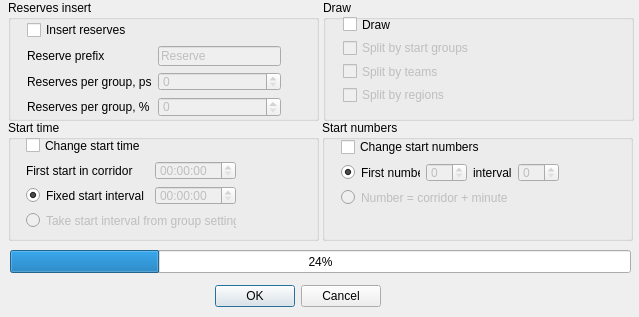
<?xml version="1.0" encoding="UTF-8"?>
<ui version="4.0">
 <class>start_preparation_dialog</class>
 <widget class="QDialog" name="start_preparation_dialog">
  <property name="geometry">
   <rect>
    <x>0</x>
    <y>0</y>
    <width>639</width>
    <height>317</height>
   </rect>
  </property>
  <property name="windowTitle">
   <string>Dialog</string>
  </property>
  <widget class="QDialogButtonBox" name="button_box">
   <property name="geometry">
    <rect>
     <x>40</x>
     <y>280</y>
     <width>341</width>
     <height>32</height>
    </rect>
   </property>
   <property name="orientation">
    <enum>Qt::Horizontal</enum>
   </property>
   <property name="standardButtons">
    <set>QDialogButtonBox::Cancel|QDialogButtonBox::Ok</set>
   </property>
  </widget>
  <widget class="QGroupBox" name="reserve_group_box">
   <property name="geometry">
    <rect>
     <x>8</x>
     <y>0</y>
     <width>311</width>
     <height>121</height>
    </rect>
   </property>
   <property name="title">
    <string>Reserves insert</string>
   </property>
   <widget class="QWidget" name="">
    <property name="geometry">
     <rect>
      <x>19</x>
      <y>20</y>
      <width>254</width>
      <height>97</height>
     </rect>
    </property>
    <layout class="QFormLayout" name="reserve_layout">
     <item row="1" column="0">
      <widget class="QLabel" name="reserve_prefix_label">
       <property name="text">
        <string>Reserve prefix</string>
       </property>
      </widget>
     </item>
     <item row="1" column="1">
      <widget class="QLineEdit" name="lineEdit">
       <property name="enabled">
        <bool>false</bool>
       </property>
       <property name="text">
        <string>Reserve</string>
       </property>
      </widget>
     </item>
     <item row="2" column="0">
      <widget class="QLabel" name="reserve_group_count_label">
       <property name="text">
        <string>Reserves per group, ps</string>
       </property>
      </widget>
     </item>
     <item row="2" column="1">
      <widget class="QSpinBox" name="reserve_group_count_spin_box">
       <property name="enabled">
        <bool>false</bool>
       </property>
      </widget>
     </item>
     <item row="3" column="0">
      <widget class="QLabel" name="reserve_group_percent_label">
       <property name="text">
        <string>Reserves per group, %</string>
       </property>
      </widget>
     </item>
     <item row="3" column="1">
      <widget class="QSpinBox" name="reserve_group_percent_spin_box">
       <property name="enabled">
        <bool>false</bool>
       </property>
       <property name="maximum">
        <number>100</number>
       </property>
       <property name="singleStep">
        <number>5</number>
       </property>
      </widget>
     </item>
     <item row="0" column="0" colspan="2">
      <widget class="QCheckBox" name="reserve_check_box">
       <property name="text">
        <string>Insert reserves</string>
       </property>
      </widget>
     </item>
    </layout>
   </widget>
  </widget>
  <widget class="QProgressBar" name="progress_bar">
   <property name="geometry">
    <rect>
     <x>10</x>
     <y>250</y>
     <width>621</width>
     <height>23</height>
    </rect>
   </property>
   <property name="value">
    <number>24</number>
   </property>
  </widget>
  <widget class="QGroupBox" name="draw_group_box">
   <property name="geometry">
    <rect>
     <x>323</x>
     <y>0</y>
     <width>311</width>
     <height>121</height>
    </rect>
   </property>
   <property name="title">
    <string>Draw</string>
   </property>
   <widget class="QWidget" name="">
    <property name="geometry">
     <rect>
      <x>20</x>
      <y>16</y>
      <width>128</width>
      <height>88</height>
     </rect>
    </property>
    <layout class="QFormLayout" name="draw_layout">
     <item row="0" column="0">
      <widget class="QCheckBox" name="draw_check_box">
       <property name="text">
        <string>Draw</string>
       </property>
      </widget>
     </item>
     <item row="1" column="0">
      <widget class="QCheckBox" name="draw_groups_check_box">
       <property name="enabled">
        <bool>false</bool>
       </property>
       <property name="text">
        <string>Split by start groups</string>
       </property>
      </widget>
     </item>
     <item row="2" column="0">
      <widget class="QCheckBox" name="draw_teams_check_box">
       <property name="enabled">
        <bool>false</bool>
       </property>
       <property name="text">
        <string>Split by teams</string>
       </property>
      </widget>
     </item>
     <item row="3" column="0">
      <widget class="QCheckBox" name="draw_regions_check_box">
       <property name="enabled">
        <bool>false</bool>
       </property>
       <property name="text">
        <string>Split by regions</string>
       </property>
      </widget>
     </item>
    </layout>
   </widget>
  </widget>
  <widget class="QGroupBox" name="start_group_box">
   <property name="geometry">
    <rect>
     <x>8</x>
     <y>120</y>
     <width>311</width>
     <height>121</height>
    </rect>
   </property>
   <property name="title">
    <string>Start time</string>
   </property>
   <widget class="QWidget" name="">
    <property name="geometry">
     <rect>
      <x>18</x>
      <y>16</y>
      <width>210</width>
      <height>94</height>
     </rect>
    </property>
    <layout class="QFormLayout" name="start_layout">
     <item row="0" column="0" colspan="2">
      <widget class="QCheckBox" name="start_check_box">
       <property name="text">
        <string>Change start time</string>
       </property>
      </widget>
     </item>
     <item row="1" column="0">
      <widget class="QLabel" name="start_first_label">
       <property name="text">
        <string>First start in corridor</string>
       </property>
      </widget>
     </item>
     <item row="1" column="1">
      <widget class="QTimeEdit" name="start_first_time_edit">
       <property name="enabled">
        <bool>false</bool>
       </property>
      </widget>
     </item>
     <item row="2" column="0">
      <widget class="QRadioButton" name="start_interval_radio_button">
       <property name="text">
        <string>Fixed start interval</string>
       </property>
       <property name="checked">
        <bool>true</bool>
       </property>
      </widget>
     </item>
     <item row="2" column="1">
      <widget class="QTimeEdit" name="start_interval_time_edit">
       <property name="enabled">
        <bool>false</bool>
       </property>
      </widget>
     </item>
     <item row="3" column="0" colspan="2">
      <widget class="QRadioButton" name="start_group_settings_radion_button">
       <property name="enabled">
        <bool>false</bool>
       </property>
       <property name="text">
        <string>Take start interval from group settings</string>
       </property>
       <property name="checked">
        <bool>false</bool>
       </property>
      </widget>
     </item>
    </layout>
   </widget>
  </widget>
  <widget class="QGroupBox" name="numbers_group_box">
   <property name="geometry">
    <rect>
     <x>322</x>
     <y>120</y>
     <width>311</width>
     <height>121</height>
    </rect>
   </property>
   <property name="title">
    <string>Start numbers</string>
   </property>
   <widget class="QWidget" name="">
    <property name="geometry">
     <rect>
      <x>19</x>
      <y>17</y>
      <width>218</width>
      <height>70</height>
     </rect>
    </property>
    <layout class="QVBoxLayout" name="numbers_vert_layout">
     <item>
      <widget class="QCheckBox" name="numbers_check_box">
       <property name="text">
        <string>Change start numbers</string>
       </property>
      </widget>
     </item>
     <item>
      <layout class="QHBoxLayout" name="numbers_interval_hor_layout">
       <item>
        <widget class="QRadioButton" name="numbers_interval_radio_button">
         <property name="text">
          <string>First number </string>
         </property>
         <property name="checked">
          <bool>true</bool>
         </property>
        </widget>
       </item>
       <item>
        <widget class="QSpinBox" name="numbers_first_spin_box">
         <property name="enabled">
          <bool>false</bool>
         </property>
        </widget>
       </item>
       <item>
        <widget class="QLabel" name="numbers_interval_label">
         <property name="text">
          <string>interval</string>
         </property>
        </widget>
       </item>
       <item>
        <widget class="QSpinBox" name="numbers_interval_spin_box">
         <property name="enabled">
          <bool>false</bool>
         </property>
        </widget>
       </item>
      </layout>
     </item>
     <item>
      <widget class="QRadioButton" name="numbers_minute_radio_button">
       <property name="enabled">
        <bool>false</bool>
       </property>
       <property name="text">
        <string>Number = corridor + minute</string>
       </property>
       <property name="checked">
        <bool>false</bool>
       </property>
      </widget>
     </item>
    </layout>
   </widget>
   <zorder>layoutWidget</zorder>
   <zorder>numbers_minute_radio_button</zorder>
   <zorder>numbers_interval_radio_button</zorder>
   <zorder>numbers_first_spin_box</zorder>
   <zorder>numbers_interval_label</zorder>
   <zorder>numbers_interval_spin_box</zorder>
   <zorder>numbers_interval_radio_button</zorder>
  </widget>
  <zorder>button_box</zorder>
  <zorder>reserve_group_box</zorder>
  <zorder>progress_bar</zorder>
  <zorder>draw_group_box</zorder>
  <zorder>radioButton_2</zorder>
  <zorder>start_group_box</zorder>
  <zorder>numbers_group_box</zorder>
 </widget>
 <resources/>
 <connections>
  <connection>
   <sender>button_box</sender>
   <signal>accepted()</signal>
   <receiver>start_preparation_dialog</receiver>
   <slot>accept()</slot>
   <hints>
    <hint type="sourcelabel">
     <x>248</x>
     <y>254</y>
    </hint>
    <hint type="destinationlabel">
     <x>157</x>
     <y>274</y>
    </hint>
   </hints>
  </connection>
  <connection>
   <sender>button_box</sender>
   <signal>rejected()</signal>
   <receiver>start_preparation_dialog</receiver>
   <slot>reject()</slot>
   <hints>
    <hint type="sourcelabel">
     <x>316</x>
     <y>260</y>
    </hint>
    <hint type="destinationlabel">
     <x>286</x>
     <y>274</y>
    </hint>
   </hints>
  </connection>
 </connections>
</ui>
